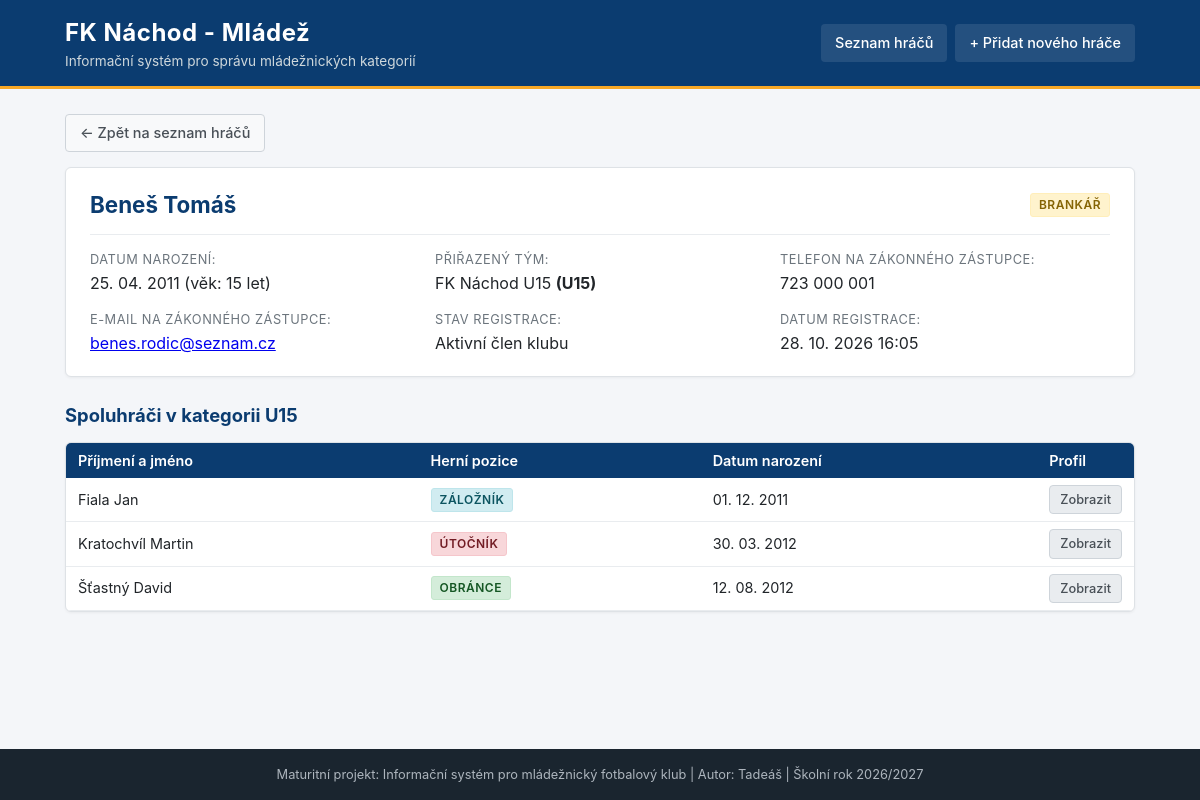
The app's page /detail.php?id=9 with its own data.
### tables this page shows
CREATE TABLE IF NOT EXISTS `hraci` (
    `id` INT AUTO_INCREMENT PRIMARY KEY,
    `jmeno` VARCHAR(50) NOT NULL,
    `prijmeni` VARCHAR(50) NOT NULL,
    `datum_narozeni` DATE NOT NULL,
    `pozice` ENUM('brankář', 'obránce', 'záložník', 'útočník') NOT NULL,
    `tym_id` INT DEFAULT NULL,
    `telefon_rodice` VARCHAR(20) DEFAULT NULL,
    `email_rodice` VARCHAR(100) DEFAULT NULL,
    `aktivni` TINYINT(1) NOT NULL DEFAULT 1,
    `vytvoreno` DATETIME NOT NULL DEFAULT CURRENT_TIMESTAMP,
    FOREIGN KEY (`tym_id`) REFERENCES `tymy`(`id`) ON DELETE SET NULL
);

CREATE TABLE IF NOT EXISTS `tymy` (
    `id` INT AUTO_INCREMENT PRIMARY KEY,
    `nazev` VARCHAR(100) NOT NULL,
    `vekova_kategorie` VARCHAR(10) NOT NULL,
    `rok_narozeni_od` INT NOT NULL,
    `rok_narozeni_do` INT NOT NULL,
    `aktivni` TINYINT(1) NOT NULL DEFAULT 1,
    `vytvoreno` DATETIME NOT NULL DEFAULT CURRENT_TIMESTAMP
);

### detail.php (the view, shortened to what this page needs)
<?php
require_once __DIR__ . '/db.php';
$id = isset($_GET['id']) ? (int)$_GET['id'] : 0;
$stmt = $pdo->prepare("
    SELECT h.*, t.nazev AS tym_nazev, t.vekova_kategorie, t.rok_narozeni_od, t.rok_narozeni_do
    FROM hraci h
    LEFT JOIN tymy t ON h.tym_id = t.id
    WHERE h.id = ?
");
$stmt->execute([$id]);
$hrac = $stmt->fetch();
$narozeni = new DateTime($hrac['datum_narozeni']);
$dnes = new DateTime();
$vek = $dnes->diff($narozeni)->y;
$spoluhraci = [];
if ($hrac['tym_id']) {
    $stmt_tym = $pdo->prepare("
        SELECT id, jmeno, prijmeni, pozice, datum_narozeni
        FROM hraci
        WHERE tym_id = ? AND id != ? AND aktivni = 1
        ORDER BY prijmeni ASC
    ");
    $stmt_tym->execute([$hrac['tym_id'], $id]);
    $spoluhraci = $stmt_tym->fetchAll();
}
?>
<!DOCTYPE html>
<html lang="cs">
<head>
    <link rel="stylesheet" href="css/style.css">
</head>
<body>
<header class="hlavicka">
    <div class="obal">
        <div class="logo-nazev">
            <h1>FK Náchod - Mládež</h1>
            <span class="podtitul">Informační systém pro správu mládežnických kategorií</span>
        </div>
        <nav class="navigace">
            <a href="index.php">Seznam hráčů</a>
            <a href="pridat.php">+ Přidat nového hráče</a>
        </nav>
    </div>
</header>
<main class="obal hlavni-obsah">
    <div class="zpet-odkaz">
        <a href="index.php" class="tlacitko tlacitko-zpet">&larr; Zpět na seznam hráčů</a>
    </div>
    <div class="karta-detail">
        <div class="karta-hlavicka">
            <h2><?= htmlspecialchars($hrac['prijmeni'] . ' ' . $hrac['jmeno']) ?></h2>
            <span class="stitek post-<?= htmlspecialchars($hrac['pozice']) ?>">
                <?= htmlspecialchars($hrac['pozice']) ?>
            </span>
        </div>
        <div class="polozky-mrizka">
            <div class="polozka">
                <span class="popisek">Datum narození:</span>
                <span class="hodnota"><?= date('d. m. Y', strtotime($hrac['datum_narozeni'])) ?> (věk: <?= $vek ?> let)</span>
            </div>
            <div class="polozka">
                <span class="popisek">Přiřazený tým:</span>
                <span class="hodnota">
                    <?= htmlspecialchars($hrac['tym_nazev'] ?? 'Zatím nepřiřazen') ?>
                    <?php if ($hrac['vekova_kategorie']): ?>
                        <strong>(<?= htmlspecialchars($hrac['vekova_kategorie']) ?>)</strong>
                    <?php endif; ?>
                </span>
            </div>
            <div class="polozka">
                <span class="popisek">Telefon na zákonného zástupce:</span>
                <span class="hodnota"><?= htmlspecialchars($hrac['telefon_rodice'] ?: 'Neuvedeno') ?></span>
            </div>
            <div class="polozka">
                <span class="popisek">E-mail na zákonného zástupce:</span>
                <span class="hodnota">
                    <?php if ($hrac['email_rodice']): ?>
                        <a href="mailto:<?= htmlspecialchars($hrac['email_rodice']) ?>"><?= htmlspecialchars($hrac['email_rodice']) ?></a>
                    <?php else: ?>
                        Neuvedeno
                    <?php endif; ?>
                </span>
            </div>
            <div class="polozka">
                <span class="popisek">Stav registrace:</span>
                <span class="hodnota"><?= $hrac['aktivni'] ? 'Aktivní člen klubu' : 'Přerušená činnost' ?></span>
            </div>
            <div class="polozka">
                <span class="popisek">Datum registrace:</span>
                <span class="hodnota"><?= date('d. m. Y H:i', strtotime($hrac['vytvoreno'])) ?></span>
            </div>
        </div>
    </div>
    <div class="sekce-spoluhraci">
        <h3>Spoluhráči v kategorii <?= htmlspecialchars($hrac['vekova_kategorie'] ?? '') ?></h3>
        <?php if (empty($spoluhraci)): ?>
            <p class="prazdno">V tomto týmu zatím nejsou evidováni žádní další hráči.</p>
        <?php else: ?>
            <div class="tabulka-obal">
                <table class="tabulka tabulka-mala">
                    <thead>
                        <tr>
                            <th>Příjmení a jméno</th>
                            <th>Herní pozice</th>
                            <th>Datum narození</th>
                            <th style="width: 80px;">Profil</th>
                        </tr>
                    </thead>
                    <tbody>
                        <?php foreach ($spoluhraci as $s): ?>
                            <tr>
                                <td><?= htmlspecialchars($s['prijmeni'] . ' ' . $s['jmeno']) ?></td>
                                <td>
                                    <span class="stitek post-<?= htmlspecialchars($s['pozice']) ?>">
                                        <?= htmlspecialchars($s['pozice']) ?>
                                    </span>
                                </td>
                                <td><?= date('d. m. Y', strtotime($s['datum_narozeni'])) ?></td>
                                <td>
                                    <a href="detail.php?id=<?= $s['id'] ?>" class="tlacitko tlacitko-male">Zobrazit</a>
                                </td>
                            </tr>
                        <?php endforeach; ?>
                    </tbody>
                </table>
            </div>
        <?php endif; ?>
    </div>
</main>
<footer class="paticka">
    <div class="obal">
        <p>Maturitní projekt: Informační systém pro mládežnický fotbalový klub | Autor: Tadeáš | Školní rok 2026/2027</p>
    </div>
</footer>
</body>
</html>

### css/style.css (style rules this page uses)
﻿ *, *::before, *::after { box-sizing: border-box; margin: 0; padding: 0; }
body { font-family: -apple-system, BlinkMacSystemFont, "Segoe UI", Roboto, "Helvetica Neue", Arial, sans-serif; font-size: 15px; line-height: 1.5; color: #212529; background-color: #f4f6f9; min-height: 100vh; display: flex; flex-direction: column; }
.obal { width: 100%; max-width: 1100px; margin: 0 auto; padding: 0 15px; }
.hlavicka { background-color: #0b3c70; color: #ffffff; border-bottom: 3px solid #f9a825; padding: 15px 0; }
.hlavicka .obal { display: flex; justify-content: space-between; align-items: center; flex-wrap: wrap; gap: 15px; }
.logo-nazev h1 { font-size: 1.5rem; font-weight: 700; letter-spacing: 0.5px; }
.logo-nazev .podtitul { font-size: 0.85rem; color: #cfd8dc; display: block; }
.navigace { display: flex; gap: 8px; }
.navigace a { color: #ffffff; text-decoration: none; padding: 8px 14px; border-radius: 4px; font-weight: 500; font-size: 0.9rem; background-color: rgba(255, 255, 255, 0.1); transition: background-color 0.15s ease; }
.hlavni-obsah { flex: 1; padding: 25px 15px 40px; }
h2 { font-size: 1.4rem; color: #0b3c70; }
h3 { font-size: 1.15rem; color: #0b3c70; margin-bottom: 12px; }
.tabulka-obal { background-color: #ffffff; border: 1px solid #dee2e6; border-radius: 6px; overflow-x: auto; box-shadow: 0 1px 3px rgba(0,0,0,0.05); }
.tabulka { width: 100%; border-collapse: collapse; font-size: 0.9rem; }
.tabulka th { background-color: #0b3c70; color: #ffffff; padding: 10px 14px; text-align: left; font-weight: 600; white-space: nowrap; }
.tabulka td { padding: 10px 14px; border-bottom: 1px solid #e9ecef; vertical-align: middle; }
.tabulka-mala th, .tabulka-mala td { padding: 7px 12px; }
.stitek { display: inline-block; padding: 2px 8px; border-radius: 3px; font-size: 0.75rem; font-weight: 600; text-transform: uppercase; letter-spacing: 0.5px; }
.post-brankář { background-color: #fff3cd; color: #856404; border: 1px solid #ffeeba; }
.post-obránce { background-color: #d4edda; color: #155724; border: 1px solid #c3e6cb; }
.post-záložník { background-color: #d1ecf1; color: #0c5460; border: 1px solid #bee5eb; }
.post-útočník { background-color: #f8d7da; color: #721c24; border: 1px solid #f5c6cb; }
.tlacitko { display: inline-block; padding: 7px 14px; border-radius: 4px; text-decoration: none; font-size: 0.9rem; font-weight: 500; cursor: pointer; border: 1px solid transparent; transition: all 0.15s ease-in-out; }
.tlacitko-male { padding: 4px 10px; font-size: 0.8rem; background-color: #e9ecef; color: #495057; border: 1px solid #ced4da; }
.tlacitko-zpet { background-color: #f8f9fa; color: #495057; border: 1px solid #ced4da; margin-bottom: 15px; }
.karta-detail { background-color: #ffffff; border: 1px solid #dee2e6; border-radius: 6px; padding: 20px 24px; margin-bottom: 25px; box-shadow: 0 1px 3px rgba(0,0,0,0.05); }
.karta-hlavicka { display: flex; justify-content: space-between; align-items: center; border-bottom: 1px solid #e9ecef; padding-bottom: 12px; margin-bottom: 15px; }
.polozky-mrizka { display: grid; grid-template-columns: repeat(auto-fit, minmax(280px, 1fr)); gap: 15px; }
.polozka .popisek { display: block; font-size: 0.8rem; color: #6c757d; text-transform: uppercase; letter-spacing: 0.5px; margin-bottom: 2px; }
.polozka .hodnota { font-size: 1rem; color: #212529; }
.sekce-spoluhraci { margin-bottom: 25px; }
.paticka { background-color: #1a252f; color: #adb5bd; padding: 16px 0; text-align: center; font-size: 0.8rem; margin-top: auto; }

### records on screen
hraci: prijmeni+jmeno "Beneš Tomáš", pozice "BRANKÁŘ", datum_narozeni "25. 04. 2011", tym.nazev "FK Náchod U15", tym.vekova_kategorie "U15", telefon_rodice "723 000 001", email_rodice "benes.rodic@seznam.cz", vytvoreno "28. 10. 2026 16:05"
hraci: prijmeni+jmeno "Fiala Jan", pozice "ZÁLOŽNÍK", datum_narozeni "01. 12. 2011"
hraci: prijmeni+jmeno "Kratochvíl Martin", pozice "ÚTOČNÍK", datum_narozeni "30. 03. 2012"
hraci: prijmeni+jmeno "Šťastný David", pozice "OBRÁNCE", datum_narozeni "12. 08. 2012"
